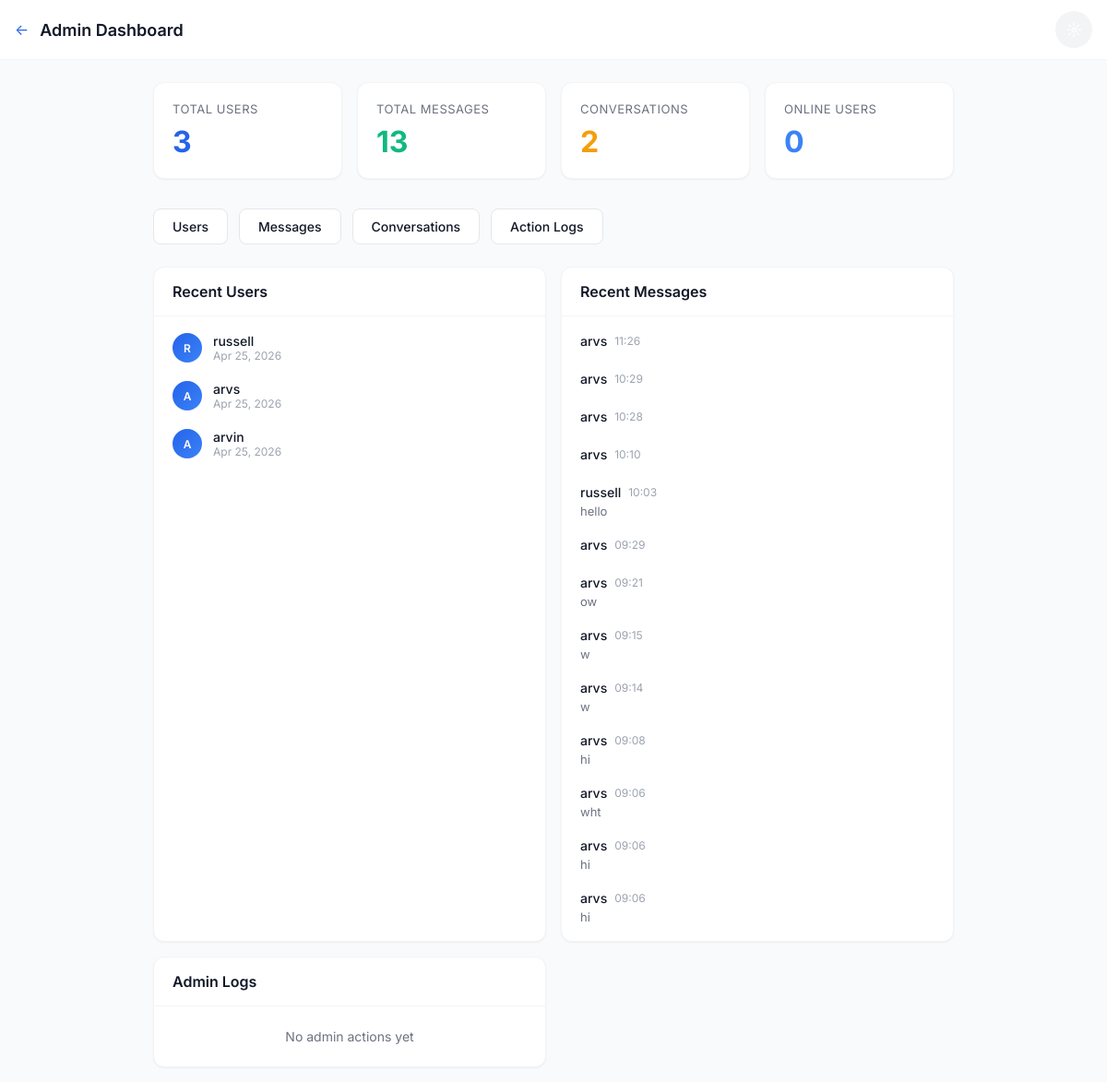
Page /chat/admin/dashboard/ (signed in) on the committed database.
### chat/models.py (models this page shows, shortened)
class Message(models.Model):
    id = models.UUIDField(primary_key=True, default=uuid.uuid4, editable=False)
    conversation = models.ForeignKey(Conversation, on_delete=models.CASCADE, related_name='messages')
    sender = models.ForeignKey(User, on_delete=models.CASCADE, related_name='sent_messages')
    text = models.TextField(blank=True)
    attachment = models.ForeignKey(Attachment, on_delete=models.CASCADE, null=True, blank=True)
    is_read = models.BooleanField(default=False)
    read_at = models.DateTimeField(null=True, blank=True)
    created_at = models.DateTimeField(auto_now_add=True)
    updated_at = models.DateTimeField(auto_now=True)
    is_deleted = models.BooleanField(default=False)
    class Meta:
        db_table = 'chat_message'
        ordering = ['created_at']
        indexes = [
            models.Index(fields=['conversation', 'created_at']),
            models.Index(fields=['sender', 'created_at']),
        ]

### chat/views_admin.py (the view)
# urls.py: path('admin/dashboard/', views_admin.admin_dashboard, name='admin_dashboard'),
@login_required
@user_passes_test(is_admin, login_url='chat_list')
def admin_dashboard(request):
    stats = {
        'total_users': User.objects.count(),
        'total_messages': Message.objects.filter(is_deleted=False).count(),
        'total_conversations': Conversation.objects.count(),
        'online_users': UserProfile.objects.filter(is_online=True).count(),
    }
    last_7 = timezone.now() - timedelta(days=7)
    stats['messages_last_7'] = Message.objects.filter(created_at__gte=last_7, is_deleted=False).count()
    stats['new_users_7'] = User.objects.filter(date_joined__gte=last_7).count()
    recent_users = User.objects.order_by('-date_joined')[:10]
    recent_messages = Message.objects.filter(is_deleted=False).order_by('-created_at')[:20]
    recent_logs = AdminLog.objects.order_by('-created_at')[:10]
    return render(request, 'chat/admin/dashboard.html', {
        'stats': stats,
        'recent_users': recent_users,
        'recent_messages': recent_messages,
        'recent_logs': recent_logs,
    })

### chat/views_admin.py (called while the page is built)
def is_admin(user):
    return user.is_superuser or user.is_staff

### chat/templates/chat/admin/dashboard.html (shortened to what this page needs)
{% extends 'chat/base.html' %}
{% block content %}
<div style="max-width: 1200px; margin: 0 auto;">
    <div class="app-bar">
        <div style="display: flex; align-items: center; gap: 12px;">
            <a href="{% url 'profile' %}" class="back-btn">&#8592;</a>
            <h1>Admin Dashboard</h1>
        </div>
        <button class="theme-toggle" onclick="toggleTheme()">&#9788;</button>
    </div>
    <div class="container" style="padding-top: 24px;">
        <div style="display: grid; grid-template-columns: repeat(auto-fit, minmax(200px, 1fr)); gap: 16px; margin-bottom: 32px;">
            <div class="card" style="padding: 20px;">
                <div style="font-size: 13px; color: var(--text-secondary); text-transform: uppercase; letter-spacing: 0.5px; margin-bottom: 8px;">Total Users</div>
                <div style="font-size: 32px; font-weight: 700; color: var(--primary);">{{ stats.total_users }}</div>
            </div>
            <div class="card" style="padding: 20px;">
                <div style="font-size: 13px; color: var(--text-secondary); text-transform: uppercase; letter-spacing: 0.5px; margin-bottom: 8px;">Total Messages</div>
                <div style="font-size: 32px; font-weight: 700; color: var(--success);">{{ stats.total_messages }}</div>
            </div>
            <div class="card" style="padding: 20px;">
                <div style="font-size: 13px; color: var(--text-secondary); text-transform: uppercase; letter-spacing: 0.5px; margin-bottom: 8px;">Conversations</div>
                <div style="font-size: 32px; font-weight: 700; color: var(--warning);">{{ stats.total_conversations }}</div>
            </div>
            <div class="card" style="padding: 20px;">
                <div style="font-size: 13px; color: var(--text-secondary); text-transform: uppercase; letter-spacing: 0.5px; margin-bottom: 8px;">Online Users</div>
                <div style="font-size: 32px; font-weight: 700; color: var(--accent);">{{ stats.online_users }}</div>
            </div>
        </div>
        <div style="display: flex; gap: 12px; margin-bottom: 24px; flex-wrap: wrap;">
            <a href="{% url 'admin_users' %}" class="btn btn-secondary">Users</a>
            <a href="{% url 'admin_messages' %}" class="btn btn-secondary">Messages</a>
            <a href="{% url 'admin_conversations' %}" class="btn btn-secondary">Conversations</a>
            <a href="{% url 'admin_logs' %}" class="btn btn-secondary">Action Logs</a>
        </div>
        <div style="display: grid; grid-template-columns: repeat(auto-fit, minmax(300px, 1fr)); gap: 16px;">
            <div class="card">
                <div style="padding: 16px 20px; border-bottom: 1px solid var(--border-light);">
                    <h3 style="font-size: 16px; font-weight: 600;">Recent Users</h3>
                </div>
                <div style="padding: 8px;">
                    {% for user in recent_users %}
                    <div style="display: flex; align-items: center; gap: 12px; padding: 10px 12px; border-radius: var(--radius-sm);">
                        <div class="avatar avatar-sm">{{ user.username|first|upper }}</div>
                        <div style="flex: 1; min-width: 0;">
                            <div style="font-weight: 500; font-size: 14px;">{{ user.username }}</div>
                            <div style="font-size: 12px; color: var(--text-muted);">{{ user.date_joined|date:"M d, Y" }}</div>
                        </div>
                    </div>
                    {% empty %}
                    <div style="padding: 16px; text-align: center; color: var(--text-secondary); font-size: 14px;">No users yet</div>
                    {% endfor %}
                </div>
            </div>
            <div class="card">
                <div style="padding: 16px 20px; border-bottom: 1px solid var(--border-light);">
                    <h3 style="font-size: 16px; font-weight: 600;">Recent Messages</h3>
                </div>
                <div style="padding: 8px;">
                    {% for msg in recent_messages %}
                    <div style="padding: 10px 12px; border-radius: var(--radius-sm);">
                        <div style="display: flex; align-items: center; gap: 8px; margin-bottom: 4px;">
                            <span style="font-weight: 500; font-size: 14px;">{{ msg.sender.username }}</span>
                            <span style="font-size: 12px; color: var(--text-muted);">{{ msg.created_at|date:"H:i" }}</span>
                        </div>
                        <div style="font-size: 13px; color: var(--text-secondary); white-space: nowrap; overflow: hidden; text-overflow: ellipsis;">{{ msg.text|truncatechars:50 }}</div>
                    </div>
                    {% empty %}
                    <div style="padding: 16px; text-align: center; color: var(--text-secondary); font-size: 14px;">No messages yet</div>
                    {% endfor %}
                </div>
            </div>
            <div class="card">
                <div style="padding: 16px 20px; border-bottom: 1px solid var(--border-light);">
                    <h3 style="font-size: 16px; font-weight: 600;">Admin Logs</h3>
                </div>
                <div style="padding: 8px;">
                    {% for log in recent_logs %}
                    <div style="padding: 10px 12px; border-radius: var(--radius-sm); font-size: 13px;">
                        <span style="font-weight: 500;">{{ log.admin_user.username }}</span>
                        <span style="color: var(--text-secondary);">{{ log.action_type }}</span>
                        <div style="font-size: 12px; color: var(--text-muted); margin-top: 2px;">{{ log.created_at|date:"M d, H:i" }}</div>
                    </div>
                    {% empty %}
                    <div style="padding: 16px; text-align: center; color: var(--text-secondary); font-size: 14px;">No admin actions yet</div>
                    {% endfor %}
                </div>
            </div>
        </div>
    </div>
</div>
{% endblock %}

### rows in the picture
Message: sender.username "arvs", created_at "11:26"
Message: sender.username "arvs", created_at "10:29"
Message: sender.username "arvs", created_at "10:28"
Message: sender.username "arvs", created_at "10:10"
Message: sender.username "russell", created_at "10:03", text "hello"
Message: sender.username "arvs", created_at "09:29"
Message: sender.username "arvs", created_at "09:21", text "ow"
Message: sender.username "arvs", created_at "09:15", text "w"
Message: sender.username "arvs", created_at "09:14", text "w"
Message: sender.username "arvs", created_at "09:08", text "hi"
Message: sender.username "arvs", created_at "09:06", text "wht"
Message: sender.username "arvs", created_at "09:06", text "hi"
Message: sender.username "arvs", created_at "09:06", text "hi"

### other values in the picture
{{ stats.total_users }} "3"
{{ stats.total_messages }} "13"
{{ stats.total_conversations }} "2"
{{ stats.online_users }} "0"
{{ user.username|first|upper }} "R"
{{ user.username }} "russell"
{{ user.date_joined|date:"M d, Y" }} "Apr 25, 2026"
{{ user.username|first|upper }} "A"
{{ user.username }} "arvs"
{{ user.username }} "arvin"
